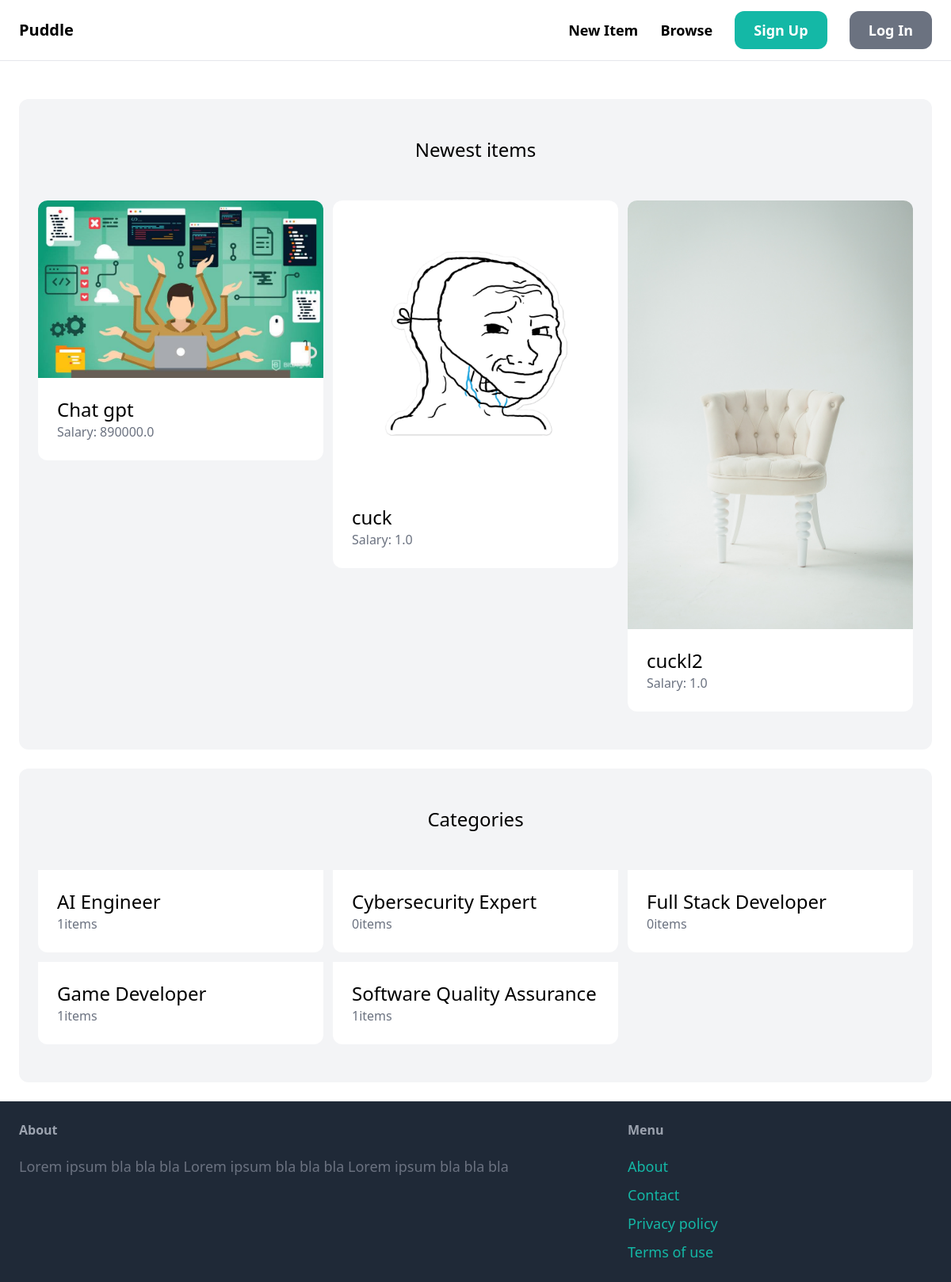
The page / on the database its author committed.
### item/models.py (models this page shows, shortened)
class Item(models.Model):
    category = models.ForeignKey(Category, related_name='items', on_delete=models.CASCADE)
    name = models.CharField(max_length=255)
    description = models.TextField(blank=True, null=True)
    salary = models.FloatField()
    image = models.ImageField(upload_to="item_images", blank=True, null=True)
    created_by = models.ForeignKey(User, related_name='items', on_delete=models.CASCADE)
    created_at = models.DateTimeField(auto_now_add=True)

class Category(models.Model):
    name = models.CharField(max_length=255)
    class Meta:
        ordering = ('name',)
        verbose_name_plural = "Categories"

### core/views.py (the view)
# urls.py: path('', views.index, name='index'),
def index(request):
    items = Item.objects.all()[0:6]
    categories = Category.objects.all()
    return render(request, 'core/index.html', {
        'categories': categories,
        'items': items,
    })

### core/templates/core/index.html (shortened to what this page needs)
{% extends 'core/base.html' %}
{% block content %}
    <div class='mt-6 px-6 py-12 bg-gray-100 rounded-xl'>
        <h2 class='mb-12 text-2xl text-center'>Newest items</h2>
        <div class="grid grid-cols-3 gap-3">
            {% for item in  items %}
                <div>
                    <a href="{% url 'item:detail' item.id %}">
                        <div>
                            <img src="{{ item.image.url }}" class="rounded-t-xl">
                        </div>
                        <div class="p-6 bg-white rounded-b-xl">
                            <h2 class="text-2xl">{{ item.name }}</h2>
                            <p class="text-gray-500">Salary: {{ item.salary }}</p>
                        </div>
                    </a>
                </div>
            {% endfor %}
        </div>
    </div>
    <div class='mt-6 px-6 py-12 bg-gray-100 rounded-xl'>
        <h2 class='mb-12 text-2xl text-center'>Categories</h2>
        <div class="grid grid-cols-3 gap-3">
            {% for category in categories %}
                <div>
                    <a href="#">
                        <div class="p-6 bg-white rounded-b-xl">
                            <h2 class="text-2xl">{{ category.name }}</h2>
                            <p class="text-gray-500">{{ category.items.count }}items</p>
                        </div>
                    </a>
                </div>
            {% endfor %}
        </div>
    </div>
{% endblock %}

### rows shown on the page
Item: image (picture), name "Chat gpt", salary "890000.0"
Item: image (placeholder picture), name "cuck", salary "1.0"
Item: image (picture), name "cuckl2", salary "1.0"
Category: name "AI Engineer", items.count "1"
Category: name "Cybersecurity Expert", items.count "0"
Category: name "Full Stack Developer", items.count "0"
Category: name "Game Developer", items.count "1"
Category: name "Software Quality Assurance", items.count "1"
